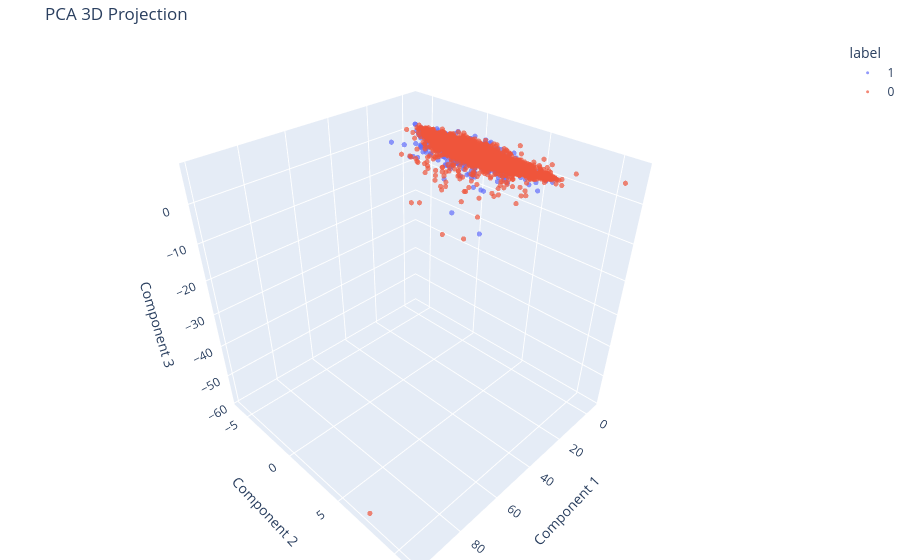

The notebook cell this image was saved under:
### Markdown cell above
### 3.1 Dimensionality Reduction: PCA

### Code cell
# PCA to 3 components
pca = PCA(n_components=3)
X_pca = pca.fit_transform(X_scaled)

# Explained Variance
print(f"Explained Variance Ratio (First 3 components): {pca.explained_variance_ratio_}")
print(f"Total Explained Variance: {np.sum(pca.explained_variance_ratio_):.4f}")

# Visualize 2D (first 2 components)
plot_2d(X_pca[:, :2], y, title="PCA 2D Projection (colored by Real Class)")

# Visualize 3D
plot_3d_plotly(X_pca, y, title="PCA 3D Projection")

### Figure 1 — Plotly figure (JSON) as saved in the notebook; plotly's stock layout.template omitted (floating-point values rounded to 4 significant figures; data arrays with more than 128 entries replaced by an {"elided": "..."} marker saying what was removed)
{"data": [{"hovertemplate": "label=1<br>Component 1=%{x}<br>Component 2=%{y}<br>Component 3=%{z}<extra></extra>", "legendgroup": "1", "marker": {"color": "#636efa", "opacity": 0.7, "size": 3, "symbol": "circle"}, "mode": "markers", "name": "1", "scene": "scene", "showlegend": true, "type": "scatter3d", "x": {"elided": "755 float values"}, "y": {"elided": "755 float values"}, "z": {"elided": "755 float values"}}, {"hovertemplate": "label=0<br>Component 1=%{x}<br>Component 2=%{y}<br>Component 3=%{z}<extra></extra>", "legendgroup": "0", "marker": {"color": "#EF553B", "opacity": 0.7, "size": 3, "symbol": "circle"}, "mode": "markers", "name": "0", "scene": "scene", "showlegend": true, "type": "scatter3d", "x": {"elided": "3932 float values"}, "y": {"elided": "3932 float values"}, "z": {"elided": "3932 float values"}}], "layout": {"legend": {"title": {"text": "label"}, "tracegroupgap": 0}, "margin": {"b": 0, "l": 0, "r": 0, "t": 40}, "scene": {"domain": {"x": [0, 1], "y": [0, 1]}, "xaxis": {"title": {"text": "Component 1"}}, "yaxis": {"title": {"text": "Component 2"}}, "zaxis": {"title": {"text": "Component 3"}}}, "title": {"text": "PCA 3D Projection"}}}
